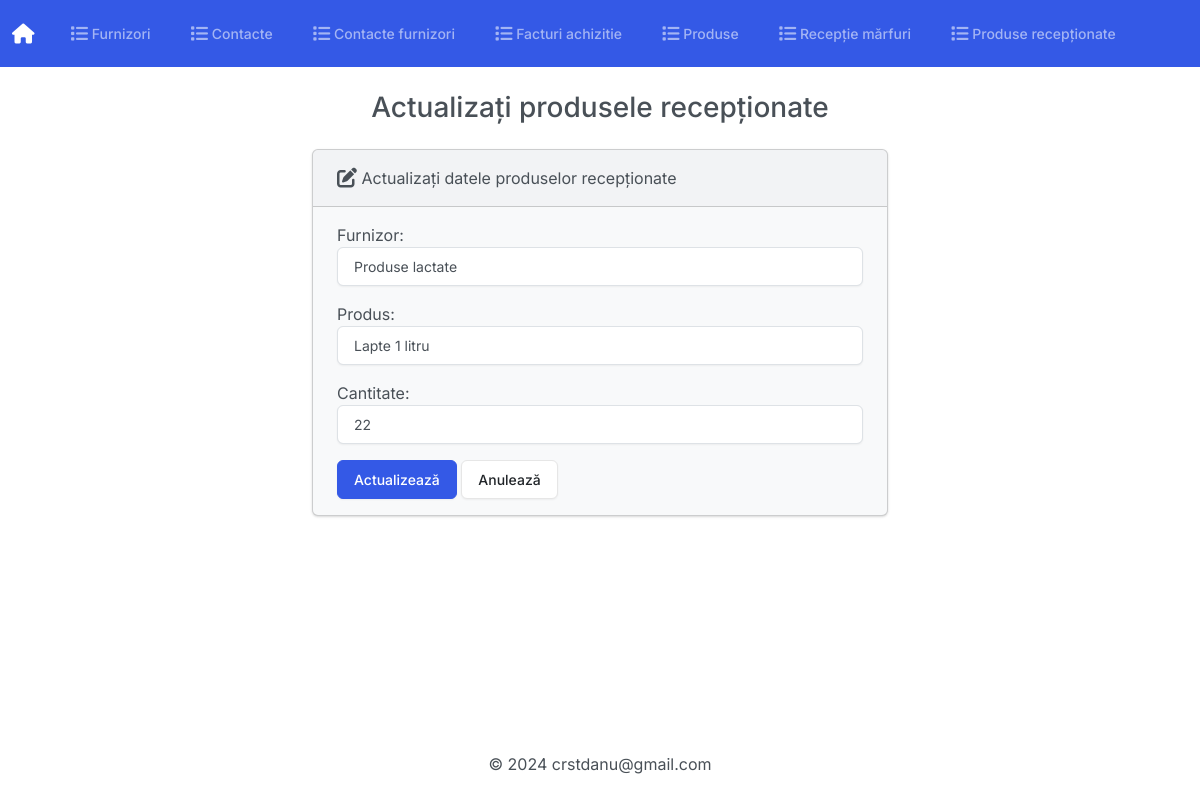
/produse_receptionate/editeaza/2, run on the app's committed database.
### Gestiune/models.py (models this page shows)
class ProduseReceptionate(models.Model):
    class Meta:
        verbose_name_plural = 'Produse Receptionate'
    receptie_marfa = models.CharField(max_length=2550)
    produs = models.ForeignKey(Produs, on_delete=models.CASCADE)
    cantitate = models.PositiveIntegerField()

### Gestiune/views.py (the view)
def editeaza_produse_receptionate(request, id):
    if request.method == 'POST':
        receptie_mf = ProduseReceptionate.objects.get(pk=id)
        form = ProduseReceptionateForm(request.POST, instance=receptie_mf)
        if form.is_valid():
            form.save()
            return render(request, 'Gestiune/produse_receptionate/editeaza.html', {
                'form': form,
                'success': True
            })
    else:
        receptie_mf = ProduseReceptionate.objects.get(pk=id)
        form = ProduseReceptionateForm(instance=receptie_mf)
    return render(request, 'Gestiune/produse_receptionate/editeaza.html', {
        'form': form
    })

### Gestiune/forms.py
class ProduseReceptionateForm(forms.ModelForm):
    def __init__(self, *args, **kwargs):
        super(ProduseReceptionateForm, self).__init__(*args, **kwargs)
        self.fields['produs'].queryset = Produs.objects.all()
    class Meta:
        model = ProduseReceptionate
        fields = ['receptie_marfa', 'produs', 'cantitate']
        labels = {
            'receptie_marfa': 'Furnizor',
            'produs': 'Produs',
            'cantitate': 'Cantitate',
        }
        widgets = {
            'produs': forms.Select(attrs={'class': 'form-control'}),
            'receptie_marfa': forms.TextInput(attrs={'class': 'form-control'}),
            'cantitate': forms.TextInput(attrs={'class': 'form-control'}),
        }

### Gestiune/models.py (called while the page is built)
    def __str__(self):
        return f'{self.nume_produs}'

### Gestiune/templates/Gestiune/produse_receptionate/editeaza.html (shortened to what this page needs)
{% extends "Gestiune/base.html" %}
{% block body %}
<h3 class="text-center m-4">Actualizați produsele recepționate</h3>
{% if success %}
<div class="alert alert-success" role="alert">
    Produsele recepționate au fost actualizate cu succes.
    <a href="{% url 'index_produse_receptionate' %}" class="alert-link">Mergi la pagina principală.</a>
</div>
{% else %}
<div class="row justify-content-center">
    <div class="col-6">
        <div class="card bg-light mb-3">
            <div class="card-header">
                <i class="fa-solid fa-pen-to-square fa-lg"></i> Actualizați datele produselor recepționate
            </div>
            <div class="card-body">
                <form action="" method="POST">
                    {{ form.as_p }}
                    <button type="submit" class="btn btn-primary">Actualizează</button>
                    <a href="{% url 'index_produse_receptionate' %}" class="btn btn-secondary">Anulează</a>
                </form>
            </div>
        </div>
    </div>
</div>
{% endif %}
{% endblock %}

### data on the page
ProduseReceptionate: receptie_marfa "Produse lactate", produs "Lapte 1 litru", cantitate "22"
